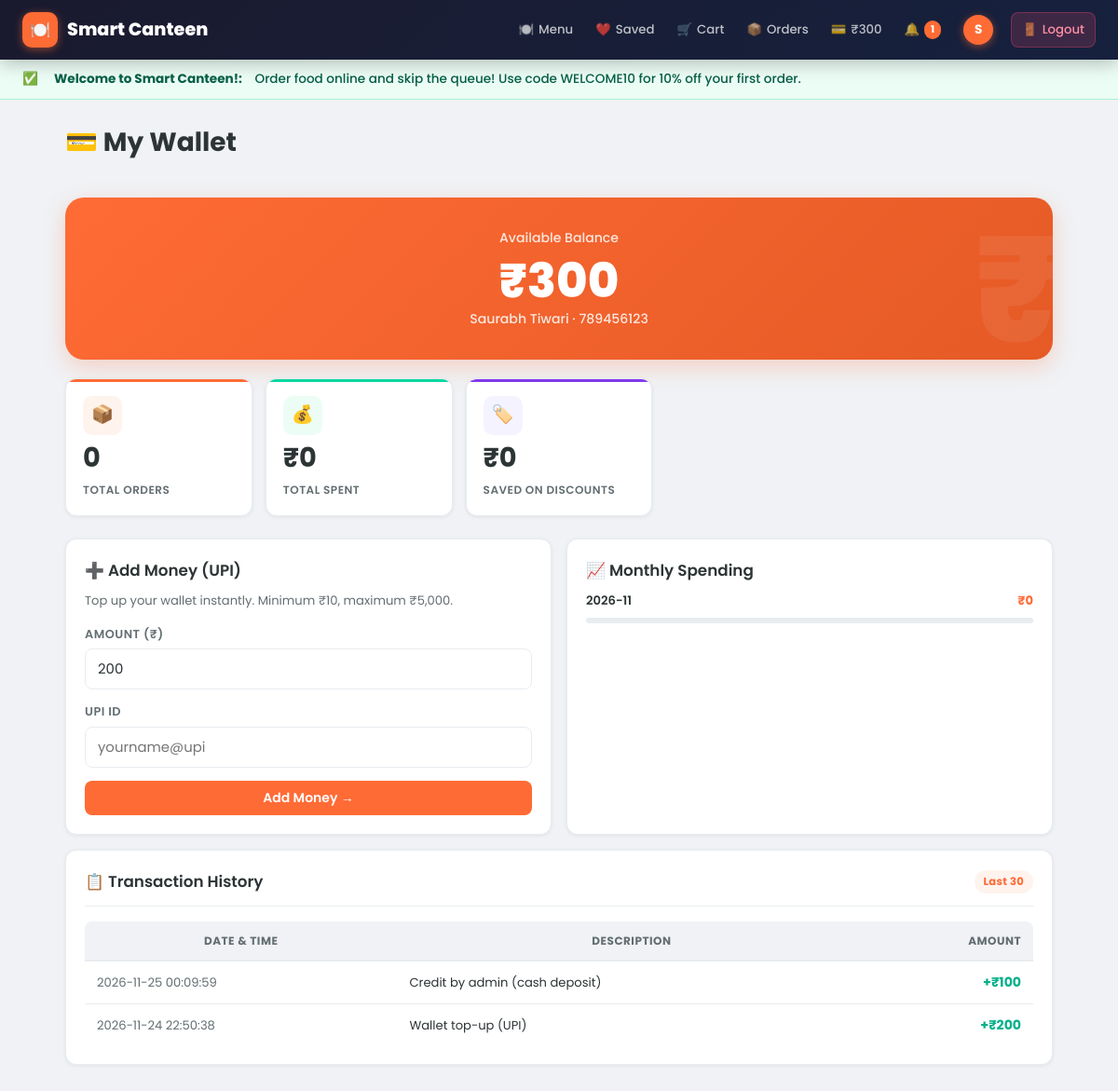
Page /wallet (signed in) on the committed database.
### tables this page shows
CREATE TABLE users(
        id INTEGER PRIMARY KEY AUTOINCREMENT, name TEXT, college_id TEXT,
        email TEXT UNIQUE, password TEXT, role TEXT DEFAULT 'student',
        wallet REAL DEFAULT 0, phone TEXT DEFAULT '', bio TEXT DEFAULT '');

CREATE TABLE announcements(
        id INTEGER PRIMARY KEY AUTOINCREMENT, title TEXT, content TEXT,
        type TEXT DEFAULT 'info', active INTEGER DEFAULT 1,
        created_at TEXT DEFAULT (datetime('now','localtime')));

CREATE TABLE wallet_txn(
        id INTEGER PRIMARY KEY AUTOINCREMENT, user_id INTEGER, amount REAL,
        note TEXT, created_at TEXT DEFAULT (datetime('now','localtime')));

### app.py (the view, shortened to what this page needs)
@app.route("/wallet", methods=["GET", "POST"])
@login_required
def wallet():
    u = one("SELECT * FROM users WHERE id=?", (session["uid"],))
    txns = many(
        "SELECT * FROM wallet_txn WHERE user_id=? ORDER BY id DESC LIMIT 30",
        (session["uid"],))
    stats = one(
        "SELECT COUNT(*) c, COALESCE(SUM(total),0) t, COALESCE(SUM(discount),0) d "
        "FROM orders WHERE user_id=? AND status!='Cancelled'", (session["uid"],))
    monthly = many(
        "SELECT strftime('%Y-%m', created_at) month, "
        "SUM(CASE WHEN amount<0 THEN -amount ELSE 0 END) spent "
        "FROM wallet_txn WHERE user_id=? GROUP BY month ORDER BY month DESC LIMIT 6",
        (session["uid"],))
    return render_template("wallet.html", u=u, txns=txns, stats=stats, monthly=monthly)

### app.py (called while the page is built)
def db():
    if "db" not in g:
        g.db = sqlite3.connect(DB)
        g.db.row_factory = sqlite3.Row
        g.db.execute("PRAGMA journal_mode=WAL")
        g.db.execute("PRAGMA foreign_keys=ON")
    return g.db

def one(sql, a=()):
    return db().execute(sql, a).fetchone()

def many(sql, a=()):
    return db().execute(sql, a).fetchall()

def login_required(f):
    @wraps(f)
    def w(*a, **k):
        if "uid" not in session:
            flash("Please sign in to continue.")
            return redirect(url_for("login"))
        return f(*a, **k)
    return w

@app.context_processor
def inject():
    d = {"wallet_bal": 0, "ready_count": 0, "cart_count": 0,
         "unread_notif": 0, "active_announcements": []}
    if session.get("uid"):
        if session.get("role") != "admin":
            u = one("SELECT wallet FROM users WHERE id=?", (session["uid"],))
            if u:
                d["wallet_bal"] = u["wallet"]
            d["ready_count"] = one(
                "SELECT COUNT(*) FROM orders WHERE user_id=? AND status='Ready'",
                (session["uid"],))[0]
            d["cart_count"] = sum(session.get("cart", {}).values())
            d["unread_notif"] = one(
                "SELECT COUNT(*) FROM notifications WHERE user_id=? AND is_read=0",
                (session["uid"],))[0]
        d["active_announcements"] = many(
            "SELECT * FROM announcements WHERE active=1 ORDER BY id DESC LIMIT 3")
    return d

### templates/wallet.html (shortened to what this page needs)
{% extends "base.html" %}
{% block content %}
<div class="page-header">
  <h1>💳 My Wallet</h1>
</div>
<div class="wallet-card">
  <div class="wallet-label">Available Balance</div>
  <div class="wallet-amount">₹{{ '%.0f'|format(u.wallet) }}</div>
  <div class="wallet-label">{{ u.name }} · {{ u.college_id }}</div>
</div>
<div class="stats-grid">
  <div class="stat-card" style="--stat-color:#FF6B35;--stat-bg:#FFF3EE;">
    <div class="stat-icon">📦</div>
    <div class="stat-value">{{ stats.c }}</div>
    <div class="stat-label">Total Orders</div>
  </div>
  <div class="stat-card" style="--stat-color:#06D6A0;--stat-bg:#ECFDF5;">
    <div class="stat-icon">💰</div>
    <div class="stat-value">₹{{ '%.0f'|format(stats.t) }}</div>
    <div class="stat-label">Total Spent</div>
  </div>
  <div class="stat-card" style="--stat-color:#8338EC;--stat-bg:#F5F3FF;">
    <div class="stat-icon">🏷️</div>
    <div class="stat-value">₹{{ '%.0f'|format(stats.d) }}</div>
    <div class="stat-label">Saved on Discounts</div>
  </div>
</div>
<div style="display:grid;grid-template-columns:1fr 1fr;gap:16px;">
  <div class="card">
    <h3>➕ Add Money (UPI)</h3>
    <p class="fs-sm text-muted mb-md">Top up your wallet instantly. Minimum ₹10, maximum ₹5,000.</p>
    <form method="post">
      <div class="form-group">
        <label>Amount (₹)</label>
        <input type="number" name="amount" min="10" max="5000" value="200" step="10">
      </div>
      <div class="form-group">
        <label>UPI ID</label>
        <input name="upi_id" placeholder="yourname@upi" required>
      </div>
      <button type="submit" class="btn btn-primary btn-block">Add Money →</button>
    </form>
  </div>
  <div class="card">
    <h3>📈 Monthly Spending</h3>
    {% if monthly %}
    <div style="display:flex;flex-direction:column;gap:10px;">
      {% set max_spent = monthly|map(attribute='spent')|max %}
      {% for m in monthly %}
      <div>
        <div class="d-flex justify-between fs-sm mb-sm">
          <span class="fw-semi">{{ m.month }}</span>
          <span class="fw-bold text-primary">₹{{ '%.0f'|format(m.spent) }}</span>
        </div>
        <div class="progress-bar" style="height:6px;background:var(--border);border-radius:100px;">
        </div>
      </div>
      {% endfor %}
    </div>
    {% else %}
    <p class="text-muted fs-sm">No spending data yet.</p>
    {% endif %}
  </div>
</div>
<div class="card">
  <div class="card-header">
    <h3 class="mb-0">📋 Transaction History</h3>
    <span class="badge badge-primary">Last 30</span>
  </div>
  <div class="table-wrapper">
    <table>
      <thead><tr><th>Date &amp; Time</th><th>Description</th><th style="text-align:right;">Amount</th></tr></thead>
      <tbody>
        {% for t in txns %}
        <tr>
          <td class="fs-sm text-muted">{{ t.created_at }}</td>
          <td class="fs-sm">{{ t.note }}</td>
          <td style="text-align:right;" class="fw-bold {{ 'text-success' if t.amount > 0 else 'text-danger' }}">
            {{ '+' if t.amount > 0 else '' }}₹{{ '%.0f'|format(t.amount|abs) }}
          </td>
        </tr>
        {% else %}
        <tr class="empty-row"><td colspan="3"><div style="padding:30px;text-align:center;"><span style="font-size:2rem;">💸</span><p class="text-muted mt-sm">No transactions yet. Add money to get started!</p></div></td></tr>
        {% endfor %}
      </tbody>
    </table>
  </div>
</div>
{% endblock %}

### templates/base.html (shortened to what this page needs)
<!DOCTYPE html>
<html lang="en">
<head>
<link rel="stylesheet" href="{{ url_for('static', filename='style.css') }}">
</head>
<body>
<nav class="navbar">
  <a href="/" class="brand">
    <div class="brand-icon">🍽️</div>
    <span>Smart Canteen</span>
  </a>
  <div class="nav-links">
    {% if session.role == 'admin' %}
      <a href="/admin" class="nav-link">📊 Dashboard</a>
      <a href="/admin/orders" class="nav-link">🧾 Orders</a>
      <a href="/admin/menu" class="nav-link">🍽️ Menu</a>
      <a href="/admin/analytics" class="nav-link">📈 Analytics</a>
      <a href="/admin/students" class="nav-link">👨‍🎓 Students</a>
    {% elif session.uid %}
      <a href="/menu" class="nav-link">🍽️ <span>Menu</span></a>
      <a href="/favorites" class="nav-link">❤️ <span>Saved</span></a>
      <a href="/cart" class="nav-link">🛒 <span>Cart</span>
      </a>
      <a href="/orders" class="nav-link">📦 <span>Orders</span></a>
      <a href="/wallet" class="nav-link">💳 <span>₹{{ '%.0f'|format(wallet_bal) }}</span></a>
      <a href="/notifications" class="nav-link">🔔
        {% if unread_notif %}<span class="nav-badge pulse">{{ unread_notif }}</span>{% endif %}
      </a>
      <a href="/profile" class="nav-link">
        <div class="nav-avatar">{{ session.name[0].upper() if session.name else 'U' }}</div>
      </a>
    {% endif %}
    {% if session.uid %}
      <a href="/logout" class="nav-link" title="Sign out" style="margin-left:6px;background:rgba(239,71,111,0.18);color:#FF8FA3;border:1px solid rgba(239,71,111,0.35);">🚪 <span>Logout</span></a>
    {% endif %}
  </div>
</nav>
{% for ann in active_announcements %}
<div class="announcement-bar {{ ann.type }}">
  {% if ann.type == 'success' %}✅{% elif ann.type == 'warning' %}⚠️{% else %}ℹ️{% endif %}
  &nbsp;<strong>{{ ann.title }}:</strong>&nbsp;{{ ann.content }}
</div>
{% endfor %}
{% if session.role == 'admin' %}
<div class="admin-layout">
  <aside class="admin-sidebar">
    <div class="sidebar-section">Overview</div>
    <a href="/admin" class="sidebar-link {{ 'active' if request.endpoint == 'admin_home' }}">📊 Dashboard</a>
    <div class="sidebar-section">Operations</div>
    <a href="/admin/orders" class="sidebar-link {{ 'active' if request.endpoint in ['admin_orders','admin_status','admin_cancel'] }}">🧾 Orders</a>
    <a href="/admin/menu" class="sidebar-link {{ 'active' if request.endpoint in ['admin_menu','admin_edit','admin_restock','admin_toggle','admin_delete'] }}">🍽️ Menu</a>
    <div class="sidebar-section">Insights</div>
    <a href="/admin/analytics" class="sidebar-link {{ 'active' if request.endpoint == 'admin_analytics' }}">📈 Analytics</a>
    <a href="/admin/report" class="sidebar-link {{ 'active' if request.endpoint in ['admin_report','admin_report_csv'] }}">📋 Report</a>
    <div class="sidebar-section">Management</div>
    <a href="/admin/coupons" class="sidebar-link {{ 'active' if request.endpoint in ['admin_coupons','coupon_toggle','coupon_delete'] }}">🏷️ Coupons</a>
    <a href="/admin/students" class="sidebar-link {{ 'active' if request.endpoint in ['admin_students','admin_credit'] }}">👨‍🎓 Students</a>
    <a href="/admin/feedback" class="sidebar-link {{ 'active' if request.endpoint == 'admin_feedback' }}">⭐ Feedback</a>
    <a href="/admin/announcements" class="sidebar-link {{ 'active' if request.endpoint in ['admin_announcements','announcement_toggle','announcement_delete'] }}">📢 Announcements</a>
    <div style="flex:1"></div>
    <div style="padding:10px 12px;">
      <a href="/logout" class="btn btn-secondary btn-sm w-full">🚪 Sign out</a>
    </div>
  </aside>
  <main class="admin-content">
    {{ self.content() }}
  </main>
</div>
{% else %}
{% block wrapper %}
<div class="container">
  {% block content %}{% endblock %}
</div>
{% endblock %}
{% endif %}
</body>
</html>

### rows in the picture
users: wallet "300", name "Saurabh Tiwari", college_id "789456123"
announcements: title "Welcome to Smart Canteen!", content "Order food online and skip the queue! Use code WELCOME10 for 10% off your first order."
wallet_txn: created_at "2026-11-25 00:09:59", note "Credit by admin (cash deposit)", amount "+", amount|abs "100"
wallet_txn: created_at "2026-11-24 22:50:38", note "Wallet top-up (UPI)", amount "+", amount|abs "200"

### other values in the picture
{{ unread_notif }} "1"
{{ session.name[0].upper() if session.name else 'U' }} "S"
{{ stats.c }} "0"
{{ '%.0f'|format(stats.t) }} "0"
{{ '%.0f'|format(stats.d) }} "0"
{{ m.month }} "2026-11"
{{ '%.0f'|format(m.spent) }} "0"
